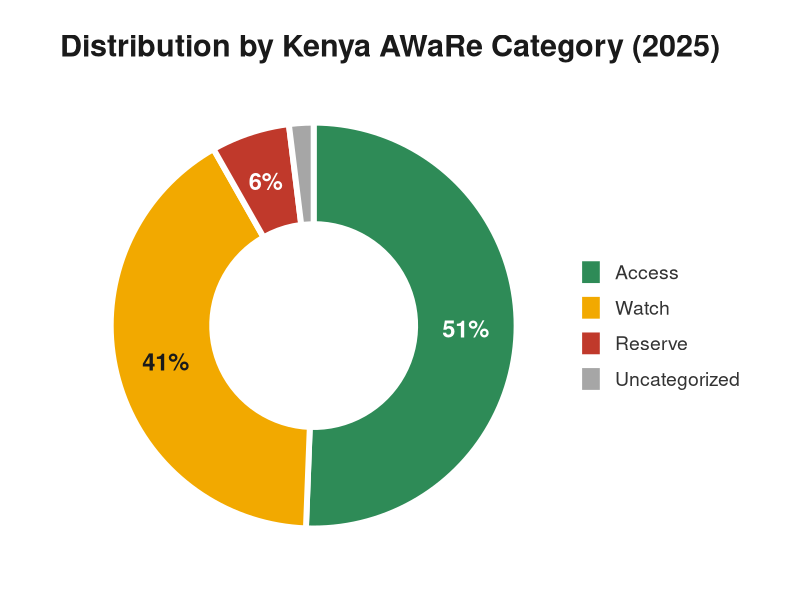
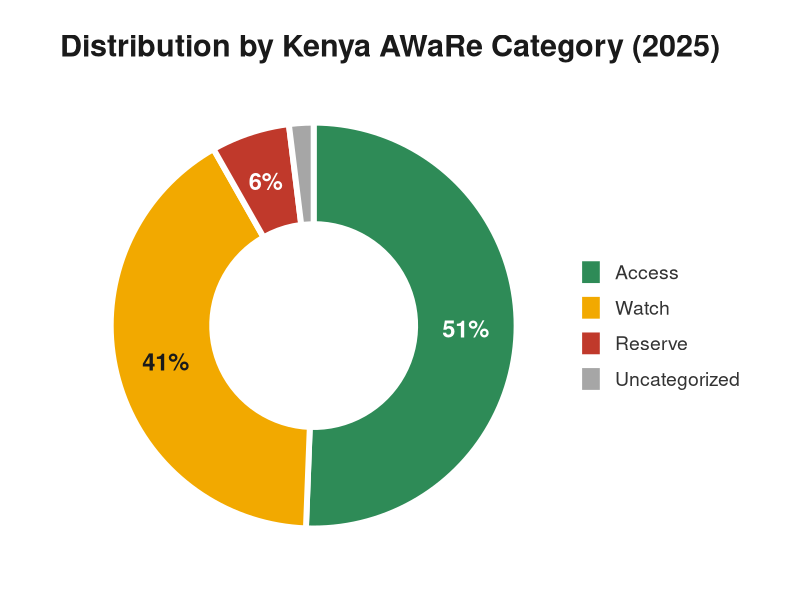

The R script that drew these images, in order:
library(ggplot2)
library(dplyr)
library(scales)

# ---- Data (grand totals by WHO AWaRe group) ----
aware <- tibble(
  group = factor(c("Access", "Watch", "Reserve", "Uncategorized"),
                 levels = c("Uncategorized", "Reserve", "Watch", "Access")),
  n     = c(1503, 1223, 186, 58)
) %>%
  mutate(
    pct         = n / sum(n),
    # label only slices big enough to hold text
    slice_label = ifelse(pct >= 0.05, percent(pct, accuracy = 1), "")
  )

# ---- Colour code (follows the AWaRe traffic-light convention) ----
fill_cols <- c(
  "Access"        = "#2E8B57",   # green  - first-choice, lowest resistance risk
  "Watch"         = "#F2A900",   # amber  - higher resistance potential
  "Reserve"       = "#C0392B",   # red    - last-resort
  "Uncategorized" = "#A6A6A6"    # grey   - not classified
)
text_cols <- c("Access" = "white", "Watch" = "#1A1A1A",
               "Reserve" = "white", "Uncategorized" = "white")

# ---- Plot (donut) ----
p <- ggplot(aware, aes(x = 2, y = n, fill = group)) +
  geom_col(width = 1, colour = "white", linewidth = 2) +
  geom_text(aes(label = slice_label, colour = group),
            position = position_stack(vjust = 0.5),
            fontface = "bold", size = 6, show.legend = FALSE) +
  coord_polar(theta = "y", start = 0) +
  xlim(0.5, 2.5) +                                           # donut hole
  scale_fill_manual(
    values = fill_cols,
    breaks = c("Access", "Watch", "Reserve", "Uncategorized")
  ) +
  scale_colour_manual(values = text_cols, guide = "none") +
  labs(
    title = "Distribution by Kenya AWaRe Category (2025)",
    fill  = NULL
  ) +
  theme_void(base_size = 14) +
  theme(
    plot.title            = element_text(face = "bold", size = 22, colour = "#1A1A1A",
                                         margin = margin(b = 6)),
    plot.title.position   = "plot",
    legend.position       = "right",
    legend.text           = element_text(size = 14, colour = "#333333",
                                         margin = margin(l = 6, b = 6, t = 6)),
    legend.key.size       = unit(0.8, "cm"),
    plot.margin           = margin(25, 25, 15, 25),
    plot.background       = element_rect(fill = "white", colour = NA)
  )

print(p)
# ---- Save ----
#dir.create("outputs", showWarnings = FALSE)
ggsave("01aware_donut.png", p, width = 11, height = 6.5, dpi = 300, bg = "white")
#ggsave("outputs/aware_donut.pdf", p, width = 11, height = 6.5)
